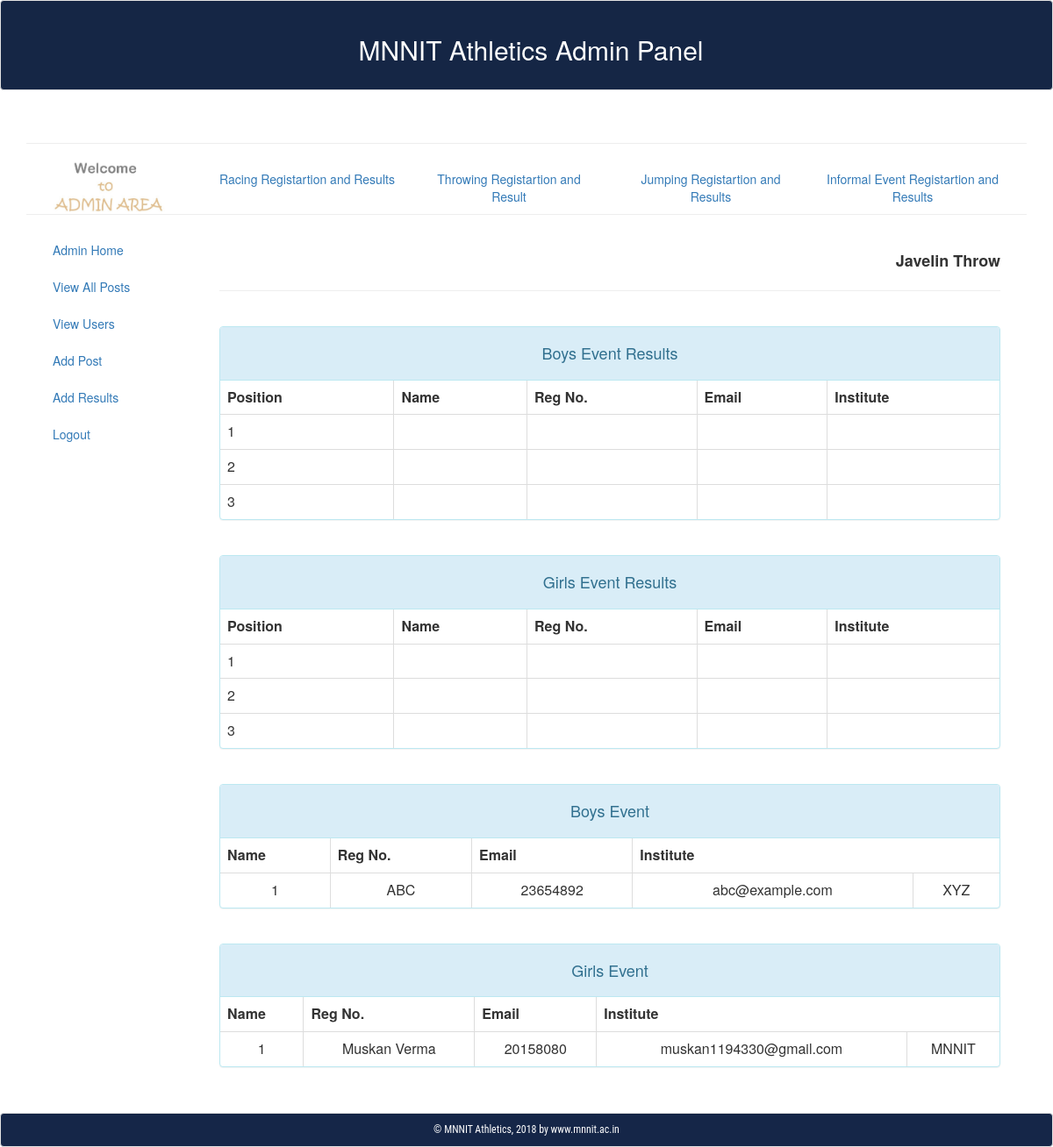
Screenshot of /admin_area/index.php?event_javelin with the database file from the repository.
### tables this page shows
CREATE TABLE `user` (
  `user_id` int(10) NOT NULL,
  `user_ip` varchar(255) NOT NULL,
  `name` text NOT NULL,
  `reg_no` int(10) NOT NULL,
  `email` varchar(100) NOT NULL,
  `password` varchar(100) NOT NULL,
  `gender` varchar(10) NOT NULL,
  `institute` varchar(255) NOT NULL,
  `course` text NOT NULL,
  `branch` text NOT NULL,
  `contact` varchar(255) NOT NULL,
  `image` text NOT NULL
);

### admin_area/event_javelin.php (the view, shortened to what this page needs)
<?php
       include("includes/db.php");
	   $get_event = "select * from event_result WHERE event_name='Javelin Throw'";
	   $run_event = mysqli_query($connect,$get_event);
	   $row_event = mysqli_fetch_array($run_event);
		   $id1_b = $row_event['winner1_id_b'];
		   $id2_b = $row_event['winner2_id_b'];
		   $id3_b = $row_event['winner3_id_b'];
		   $id1_g = $row_event['winner1_id_g'];
		   $id2_g = $row_event['winner2_id_g'];
		   $id3_g = $row_event['winner3_id_g'];
	?>
<div class="col-md-12 text-secondary">
	<div class="text-right">
	<br><p><b style='text-align:center;font-size:18px;'>Javelin Throw</b></p><hr></br>
	</div>
		 <div class="panel panel-default panel-info">
		  	<div class="panel-heading" align='center'><h4 >Boys Event Results</h4></div>
				  	<table class="table table-bordered">
				  		<thead align="center">
				  			<tr>
				  				<th>Position</th>
								<th>Name</th>
								<th>Reg No.</th>
						        <th>Email</th>
								<th>Institute</th>
				  			</tr>
				  		</thead>
					<?php
					   $j=1;
					      list($name,$reg_no,$email,$institute) = get_result($id1_b,$j);
						  $j++;
					   ?>
						   	<tr align='left'>
					            <td align='left'>1</td>
					            <td align='left'> <?php echo $name;?></td>
					            <td align='left'><?php echo $reg_no; ?></td>
					            <td align='left'><?php echo $email; ?></td>
					            <td align='left'><?php echo $institute; ?></td>
					    	</tr>
					<?php
					    list($name,$reg_no,$email,$institute) = get_result($id2_b,$j);
						$j++;
					?>
					        <tr align='left'>
					            <td align='left'>2</td>
					            <td align='left'> <?php echo $name;?></td>
					            <td align='left'><?php echo $reg_no; ?></td>
					            <td align='left'><?php echo $email; ?></td>
					            <td align='left'><?php echo $institute; ?></td>
					    	</tr>
					<?php
					    list($name,$reg_no,$email,$institute) = get_result($id3_b,$j);
					?>
					        <tr align='left'>
					            <td align='left'>3</td>
					            <td align='left'> <?php echo $name;?></td>
					            <td align='left'><?php echo $reg_no; ?></td>
					            <td align='left'><?php echo $email; ?></td>
					            <td align='left'><?php echo $institute; ?></td>
					    	</tr>
					</table>
		</div><br>
</div>
	<div class="col-md-12 text-secondary">
		<div class="panel panel-default panel-info">
		  	<div class="panel-heading" align='center'><h4 >Girls Event Results</h4></div>
				  	<table class="table table-bordered">
				  		<thead align="center">
				  			<tr>
				  				<th>Position</th>
								<th>Name</th>
								<th>Reg No.</th>
						        <th>Email</th>
								<th>Institute</th>
				  			</tr>
				  		</thead>
					<?php
					   $j=1;
					      list($name,$reg_no,$email,$institute) = get_result($id1_g,$j);
						  $j++;
					   ?>
						   	<tr align='left'>
					            <td align='left'>1</td>
					            <td align='left'> <?php echo $name;?></td>
					            <td align='left'><?php echo $reg_no; ?></td>
					            <td align='left'><?php echo $email; ?></td>
					            <td align='left'><?php echo $institute; ?></td>
					    	</tr>
					<?php
					    list($name,$reg_no,$email,$institute) = get_result($id2_g,$j);
						$j++;
					?>
					        <tr align='left'>
					            <td align='left'>2</td>
					            <td align='left'> <?php echo $name;?></td>
					            <td align='left'><?php echo $reg_no; ?></td>
					            <td align='left'><?php echo $email; ?></td>
					            <td align='left'><?php echo $institute; ?></td>
					    	</tr>
					<?php
					    list($name,$reg_no,$email,$institute) = get_result($id3_g,$j);
					?>
					        <tr align='left'>
					            <td align='left'>3</td>
					            <td align='left'> <?php echo $name;?></td>
					            <td align='left'><?php echo $reg_no; ?></td>
					            <td align='left'><?php echo $email; ?></td>
					            <td align='left'><?php echo $institute; ?></td>
					    	</tr>
					</table>
			</div><br>
		</div>
<div class="col-md-12 text-secondary">
		<div class="panel panel-default panel-info">
		  	<div class="panel-heading" align='center'><h4 >Boys Event</h4></div>
				  	<table class="table table-bordered">
				  		<thead align="center">
				  			<tr>
				  				<th<S.No</th>
								<th>Name</th>
								<th>Reg No.</th>
						        <th>Email</th>
								<th>Institute</th>
				  			</tr>
				  		</thead>
		   <?php
		      		include("includes/db.php");
		      		$get_user = "select user_id from registered_participant where event_name='Javelin Throw' and gender='Male'";
	         		$run_user = mysqli_query($connect,$get_user);
			 		$j=0;
			 		while($row_user = mysqli_fetch_array($run_user)){
				 	$j++;
				 	$user = $row_user['user_id'];
				  	$get_userinfo = "select * from user where user_id='$user'";
	              	$run_userinfo = mysqli_query($connect,$get_userinfo);
				   	while($row_userinfo= mysqli_fetch_array($run_userinfo)){
				  	$user_name = $row_userinfo['name'];
		          	$reg_no=$row_userinfo['reg_no'];
		            $email=$row_userinfo['email'];
		            $institute = $row_userinfo['institute'];
	     	  ?>
					<tr align="center">
                        <td><?php echo $j?></td>
		                <td><?php echo $user_name;?></td>
		                <td><?php echo $reg_no;?></td>
		                <td><?php echo $email;?></td>
		                <td><?php echo $institute;?></td>
                    </tr>
			 <?php
			}
			}
		?>
		</table>
	</div><br>
</div>
<div class="col-md-12 text-secondary">
		<div class="panel panel-default panel-info">
		  	<div class="panel-heading" align='center'><h4 >Girls Event</h4></div>
				  	<table class="table table-bordered">
				  		<thead align="center">
				  			<tr>
				  				<th<S.No</th>
								<th>Name</th>
								<th>Reg No.</th>
						        <th>Email</th>
								<th>Institute</th>
				  			</tr>
				  		</thead>
		   <?php
		      		include("includes/db.php");
		      		$get_user = "select user_id from registered_participant where event_name='Javelin Throw' and gender='Female'";
	         		$run_user = mysqli_query($connect,$get_user);
			 		$j=0;
			 		while($row_user = mysqli_fetch_array($run_user)){
				 	$j++;
				 	$user = $row_user['user_id'];
				  	$get_userinfo = "select * from user where user_id='$user'";
	              	$run_userinfo = mysqli_query($connect,$get_userinfo);
				   	while($row_userinfo= mysqli_fetch_array($run_userinfo)){
				  	$user_name = $row_userinfo['name'];
		          	$reg_no=$row_userinfo['reg_no'];
		            $email=$row_userinfo['email'];
		            $institute = $row_userinfo['institute'];
	     	  ?>
					<tr align="center">
                        <td><?php echo $j?></td>
		                <td><?php echo $user_name;?></td>
		                <td><?php echo $reg_no;?></td>
		                <td><?php echo $email;?></td>
		                <td><?php echo $institute;?></td>
                    </tr>
			 <?php
			}
			}
		?>
		</table>
	</div><br>
</div>

### rows the page displays
user: name "ABC", reg_no "23654892", email "abc@example.com", institute "XYZ"
user: name "Muskan Verma", reg_no "20158080", email "muskan1194330@gmail.com", institute "MNNIT"
